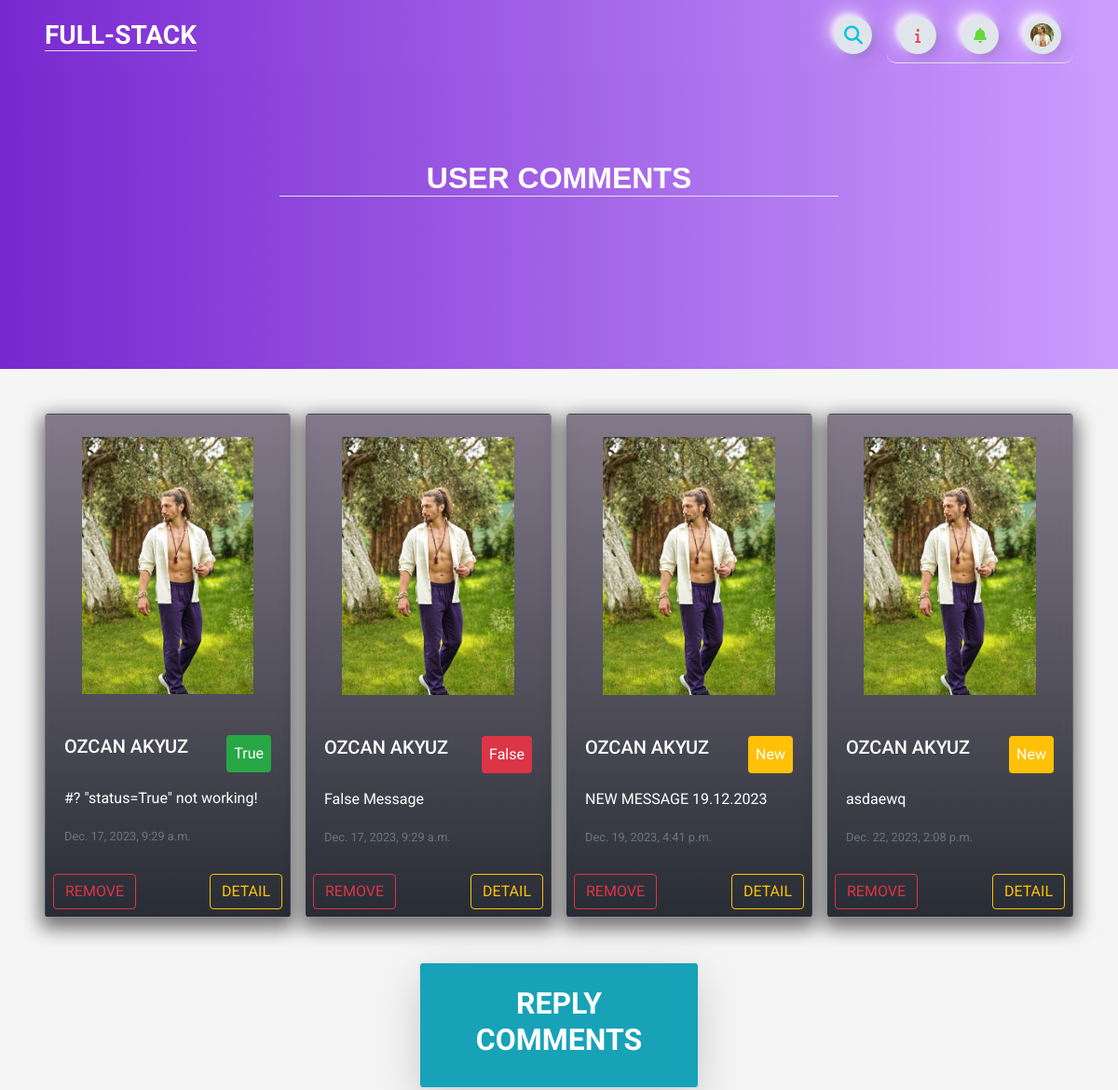
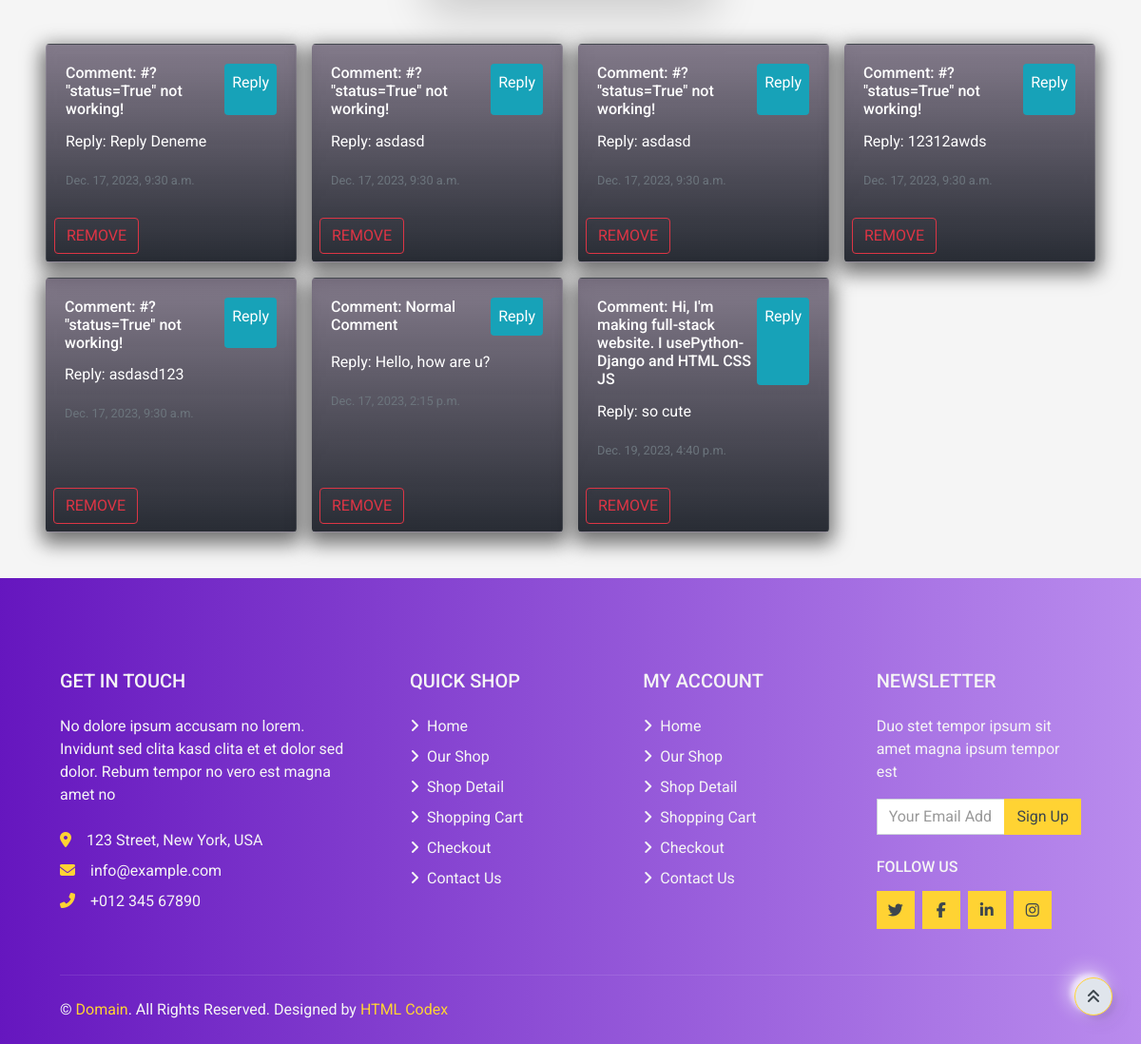
/user/comments/ (signed in), run on the app's committed database (2 pictures, top to bottom).
### home/models.py (models this page shows, shortened)
class UserProfile(models.Model):
    user = models.OneToOneField(User, on_delete=models.CASCADE)
    phone = models.CharField(blank=True, max_length=20)
    address = models.CharField(blank=True, max_length=150)
    city = models.CharField(blank=True, max_length=20)
    country = models.CharField(blank=True, max_length=50)
    image = models.ImageField(blank=True, upload_to='images/users/')
    def image_tag(self):
        return mark_safe('<img src="{}" height="50"/>'.format(self.image.url))
    image_tag.short_description = 'Image'

class Comment(models.Model):
    STATUS = (('New', 'New'),('True', 'True'),('False', 'False'))
    post=models.ForeignKey(Post,on_delete=models.CASCADE)
    user = models.ForeignKey(User, on_delete=models.CASCADE)
    comment = models.CharField(max_length=250,blank=False)
    ip = models.CharField(max_length=20, blank=True)
    status = models.CharField(max_length=5, choices=STATUS, default='New')
    create_at=models.DateTimeField(auto_now_add=True)
    update_at=models.DateTimeField(auto_now=True)
    def __str__(self):
        return self.comment

class Post(models.Model):
    STATUS = (('New', 'New'),('True', 'True'),('False', 'False'))
    id = models.AutoField(primary_key=True)
    title = models.CharField(max_length=200)
    user = models.ForeignKey(User, on_delete=models.CASCADE)
    content = models.TextField()
    create_at = models.DateTimeField(auto_now_add=True)
    status = models.CharField(max_length=5, choices=STATUS, default='New')
    image = models.ImageField(upload_to='images/')
    def image_tag(self):
        if self.image:
            return mark_safe('<img src="%s" width="50" height="50" />' % self.image.url)
        return None
    image_tag.short_description = 'Image Preview'

class ReplyComment(models.Model):
    STATUS = (('New', 'New'),('True', 'True'),('False', 'False'))
    comment=models.ForeignKey(Comment,on_delete=models.CASCADE)
    user = models.ForeignKey(User, on_delete=models.CASCADE, null=True)
    repcomment = models.CharField(max_length=250,blank=False)
    ip = models.CharField(max_length=20, blank=True)
    status = models.CharField(max_length=5, choices=STATUS, default='New')
    create_at = models.DateTimeField(auto_now_add=True)
    update_at=models.DateTimeField(auto_now=True)

### user/views.py (the view)
# urls.py: path('comments/', views.user_comments, name='user_comments'),
@login_required(login_url='/login')
def user_comments(request):
    current_user = request.user
    profile = UserProfile.objects.get(user_id = current_user.pk)
    comments = Comment.objects.filter(user_id = current_user.id)
    repcomments = ReplyComment.objects.filter(user_id = current_user.id)
    context = {'comments': comments,
               'repcomments': repcomments,
               'profile': profile,
               'page': 'USER COMMENTS',}
    return render(request, 'user_comments.html', context)

### user/templates/user_comments.html (shortened to what this page needs)
{% extends "base.html" %}
{% load static %}
{% block body %}
<header>
    <div class="header m-auto">
        <div class="container" style="position: relative;">
            <h2 class="text-light px-2 m-auto border-bottom" id="navbar-text">USER COMMENTS</h2>
        </div>
    </div>
</header>
<div class="card-group mx-5 mt-5" style="gap: 1rem; position: static !important;">
    {% for comment in comments %}
      <div class="card align-items-center rounded">
        <img src="{{ comment.post.image.url }}" class="card-img-top py-4 w-75" alt="...">
        <div class="card-body w-100">
            <div class="d-flex flex-row-reverse justify-content-between">
                <p class="card-text p-2 rounded
                    {% if comment.status == 'True' %}
                    bg-success
                    {% elif comment.status == 'New' %}
                    bg-warning
                    {% else %}
                    bg-danger
                    {% endif %}">
                    {{ comment.status }}
                </p>
                <h5 class="card-title">{{ comment.user.get_full_name }}</h5>
            </div>
          <p class="card-text">{{ comment.comment }}</p>
          <p class="card-text"><small class="text-muted">{{ comment.create_at }}</small></p>
        </div>
        <div class="text-right w-100 p-2">
          <a class="btn btn-outline-warning rounded align-items-center hidden-arrow" href="/post_detail/{{ comment.post.id }}">DETAIL</a>
          <a href="/user/deletecomment/{{ comment.id }}" onclick="return confirm('Will be Delete ! Are you sure?')"><button class="btn btn-outline-danger rounded float-left">REMOVE</button></a>
        </div>
      </div>
    {% endfor %}
  </div>
<div class="text-center shadow-lg rounded border w-25 p-4 m-auto bg-info" style="margin-top: 3rem !important;">
  <h2 class="text-light">REPLY COMMENTS</h2>
</div>
<div class="card-group mx-5 mt-5" style="gap: 1rem; position: static !important;">
  {% for comment in repcomments %}
  <div class="card align-items-center rounded">
    <div class="card-body w-100">
        <div class="d-flex flex-row-reverse justify-content-between">
          <p class="p-2 rounded bg-info">Reply</p>
            <h6 class="card-title">Comment: {{ comment.comment }}</h6>
        </div>
      <p class="card-text">Reply: {{ comment.repcomment }}</p>
      <p class="card-text"><small class="text-muted">{{ comment.create_at }}</small></p>
    </div>
    <div class="text-right w-100 p-2">
      <a href="/user/deletecomment/{{ comment.id }}" onclick="return confirm('Will be Delete ! Are you sure?')"><button class="btn btn-outline-danger rounded float-left">REMOVE</button></a>
    </div>
  </div>
  {% endfor %}
</div>
{% endblock  %}

### home/templates/navbar.html (shortened to what this page needs)
{% load static %}
{% load active_link_tags %}
{% block body %}
<nav class="navbar navbar-expand bg-light gradient-custom px-5">
    <div class="container-fluid" id="full-stack">
        <div class="collapse navbar-collapse" id="navbarSupportedContent">
            <a class="navbar-brand mt-2 mt-lg-0" href="/" style="margin-right: 0">
                <h3 class="pt-1 mb-1 text-light border-bottom">FULL-STACK</h3>
            </a>
        </div>
    <form action="{% url 'search' %}" method="POST">
        <div class="search-box">
            <button class="btn btnnavbar btn-search" type="button"><i class="fas fa-search"></i></button>
        </div>
    </form>
    <div class="d-flex align-items-center frame-right border-bottom">
        {% with request.resolver_match.url_name as url_name %}
                <a class="text-reset me-3 btn btnnavbar" id="information" href="#" type="button"
                {% if url_name == 'index' %}
                    onclick="homeInfo()"
                {% elif url_name == 'post_detail' %}
                    onclick="detailInfo()"
                {% elif url_name == 'search' %}
                    onclick="searchInfo()"
                {% else %}
                {% endif %}>
                    <i class="fa-solid fa-info" style="color:#ee4056;"></i>
                </a>
        {% endwith %}
            <div class="dropdownnotif">
                <a class="text-reset me-3 dropbtnnotif hidden-arrow btn btnnavbar" href="#" onclick="myFunctionNotif()" id="navbarDropdownMenuLink" role="button" data-mdb-toggle="dropdown" aria-expanded="false">
                    <i class="fas fa-bell" style="color:#65d838;"></i>
                </a>
            </div>
            {%  if user.id is not None %}
            <div class="dropdown" id="login-signup">
                <a class="dropbtn d-flex align-items-center hidden-arrow btnnavbar" href="#" onclick="myFunction()" id="navbarDropdownMenuAvatar" role="button" data-mdb-toggle="dropdown" aria-expanded="false">
                    {% if profile.image %}
                    <img src="{{ profile.image.url }}" class="rounded-circle" height="25" alt="Black and White Portrait of a Man" loading="lazy" />
                    {% else %}
                    <img src="" class="rounded-circle" height="25" alt="Black and White Portrait of a Man" loading="lazy" alt="NO PHOTO!" />
                    {% endif %}
                </a>
            </div>
            {% else %}
            <div class="dropdown" id="login-signup">
                <a class="dropbtn d-flex align-items-center hidden-arrow btnnavbar" href="#" id="navbarDropdownMenuAvatar" type="button" data-toggle="modal" data-target="#containerlog">
                    <i class="fa-regular fa-user text-dark"></i>
                </a>
            </div>
            {% endif %}
        </div>
    </div>
</nav>
{% endblock %}

### home/static/css/main.css (style rules this page uses)
.gradient-custom { background: rgb(106, 17, 203); background: -webkit-linear-gradient(to right, rgba(106, 17, 203, 0.9), rgba(199, 147, 255, 0.9)); background: linear-gradient(to right, rgba(106, 17, 203, 0.9), rgba(199, 147, 255, 0.9)); }
.header { background: rgb(106, 17, 203); background: -webkit-linear-gradient(to right, rgba(106, 17, 203, 0.9), rgba(199, 147, 255, 0.9));; background: linear-gradient(to right, rgba(106, 17, 203, 0.9), rgba(199, 147, 255, 0.9));; height: 40vh; }
.frame-right { display: flex; flex-direction: row; justify-content: space-around; align-items: center; height: 60px; width: 200px; position: relative; transition: box-shadow 0.6s cubic-bezier(0.79,0.21,0.06,0.81); border-radius: 10px; }
.btnnavbar { height: 40px; width: 40px; border-radius: 150px; background: #e0e5ec; display: flex; flex-direction: column; justify-content: center; align-items: center; -webkit-tap-highlight-color:rgba(0,0,0,0); -webkit-tap-highlight-color:transparent; box-shadow: -7px -7px 20px #fff9, -4px -4px 5px 0px #fff9, 7px 7px 20px 0px #0001, 4px 4px 5px 0px #0001, inset 0px 0px 0px 0px #fff9, inset 0px 0px 0px 0px #0001, inset 0px 0px 0px 0px #fff9, inset 0px 0px 0px 0px #0001 ; transition: box-shadow 0.5s cubic-bezier(0.79,0.21,0.06,0.81); font-size: 16px; color: rgba(42,52,84,1); }
.dropbtn { color: white; padding: 16px; font-size: 16px; border: none; cursor: pointer; }
.dropdown { position: relative; display: inline-block; }
.dropdownnotif { position: relative; display: inline-block; }
.search-box { width: fit-content; height: fit-content; position: relative; margin-right: 1rem; }
.btn-search { width: 40px; height: 40px; border-style: none; font-size: 20px; font-weight: bold; outline: none; cursor: pointer; position: absolute; right: 0px; color:#0bc6d7 ; pointer-events: painted; border-radius: 150px; -webkit-tap-highlight-color:rgba(0,0,0,0); -webkit-tap-highlight-color:transparent; box-shadow: -7px -7px 20px #fff9, -4px -4px 5px 0px #fff9, 7px 7px 20px 0px #0001, 4px 4px 5px 0px #0001, inset 0px 0px 0px 0px #fff9, inset 0px 0px 0px 0px #0001, inset 0px 0px 0px 0px #fff9, inset 0px 0px 0px 0px #0001 ; transition: box-shadow 0.5s cubic-bezier(0.79,0.21,0.06,0.81); text-decoration: none; }
div > img { max-width: 12rem; }
.card-group img { border-radius: .5rem; max-width: 70%; }
.card-group .card-body .card-title { color: #fff; }
.card-group { position: relative; bottom: 6rem; display: grid; grid-template-columns: repeat(4,1fr); color: #fff; }
#navbar-text { align-items: center; text-align: center; font-family: 'Quicksand', sans-serif; top: 6rem; position: relative; margin: auto; max-width: 54%; }

### data on the page
UserProfile: image (picture)
Comment: post.image (picture), status "True", user.get_full_name "OZCAN AKYUZ", comment "#? \"status=True\" not working!", create_at "Dec. 17, 2023, 9:29 a.m."
Comment: post.image (picture), status "False", user.get_full_name "OZCAN AKYUZ", comment "False Message", create_at "Dec. 17, 2023, 9:29 a.m."
Comment: post.image (picture), status "New", user.get_full_name "OZCAN AKYUZ", comment "NEW MESSAGE 19.12.2023", create_at "Dec. 19, 2023, 4:41 p.m."
Comment: post.image (picture), status "New", user.get_full_name "OZCAN AKYUZ", comment "asdaewq", create_at "Dec. 22, 2023, 2:08 p.m."
ReplyComment: comment "#? \"status=True\" not working!", repcomment "Reply Deneme", create_at "Dec. 17, 2023, 9:30 a.m."
ReplyComment: comment "#? \"status=True\" not working!", repcomment "asdasd", create_at "Dec. 17, 2023, 9:30 a.m."
ReplyComment: comment "#? \"status=True\" not working!", repcomment "asdasd", create_at "Dec. 17, 2023, 9:30 a.m."
ReplyComment: comment "#? \"status=True\" not working!", repcomment "12312awds", create_at "Dec. 17, 2023, 9:30 a.m."
ReplyComment: comment "#? \"status=True\" not working!", repcomment "asdasd123", create_at "Dec. 17, 2023, 9:30 a.m."
ReplyComment: comment "Normal Comment", repcomment "Hello, how are u?", create_at "Dec. 17, 2023, 2:15 p.m."
ReplyComment: comment "Hi, I'm making full-stack website. I usePython-Django and HTML CSS JS", repcomment "so cute", create_at "Dec. 19, 2023, 4:40 p.m."
